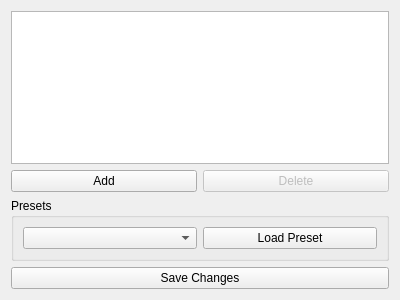
<?xml version="1.0" encoding="UTF-8"?>
<ui version="4.0">
 <class>Vec3BufferDataView</class>
 <widget class="QWidget" name="Vec3BufferDataView">
  <property name="geometry">
   <rect>
    <x>0</x>
    <y>0</y>
    <width>400</width>
    <height>300</height>
   </rect>
  </property>
  <property name="windowTitle">
   <string>Form</string>
  </property>
  <layout class="QGridLayout" name="gridLayout">
   <item row="2" column="0">
    <widget class="QGroupBox" name="presetsGroup">
     <property name="title">
      <string>Presets</string>
     </property>
     <layout class="QGridLayout" name="gridLayout_2">
      <item row="0" column="0">
       <layout class="QHBoxLayout" name="horizontalLayout">
        <item>
         <widget class="QComboBox" name="presetComboBox"/>
        </item>
        <item>
         <widget class="QPushButton" name="loadPresetButton">
          <property name="text">
           <string>Load Preset</string>
          </property>
         </widget>
        </item>
       </layout>
      </item>
     </layout>
    </widget>
   </item>
   <item row="0" column="0">
    <widget class="QTableView" name="tableView">
     <attribute name="horizontalHeaderDefaultSectionSize">
      <number>75</number>
     </attribute>
    </widget>
   </item>
   <item row="1" column="0">
    <layout class="QHBoxLayout" name="horizontalLayout_2">
     <item>
      <widget class="QPushButton" name="addButton">
       <property name="text">
        <string>Add</string>
       </property>
      </widget>
     </item>
     <item>
      <widget class="QPushButton" name="deleteButton">
       <property name="enabled">
        <bool>false</bool>
       </property>
       <property name="text">
        <string>Delete</string>
       </property>
      </widget>
     </item>
    </layout>
   </item>
   <item row="3" column="0">
    <widget class="QPushButton" name="pushButton">
     <property name="text">
      <string>Save Changes</string>
     </property>
    </widget>
   </item>
  </layout>
 </widget>
 <resources/>
 <connections/>
</ui>
